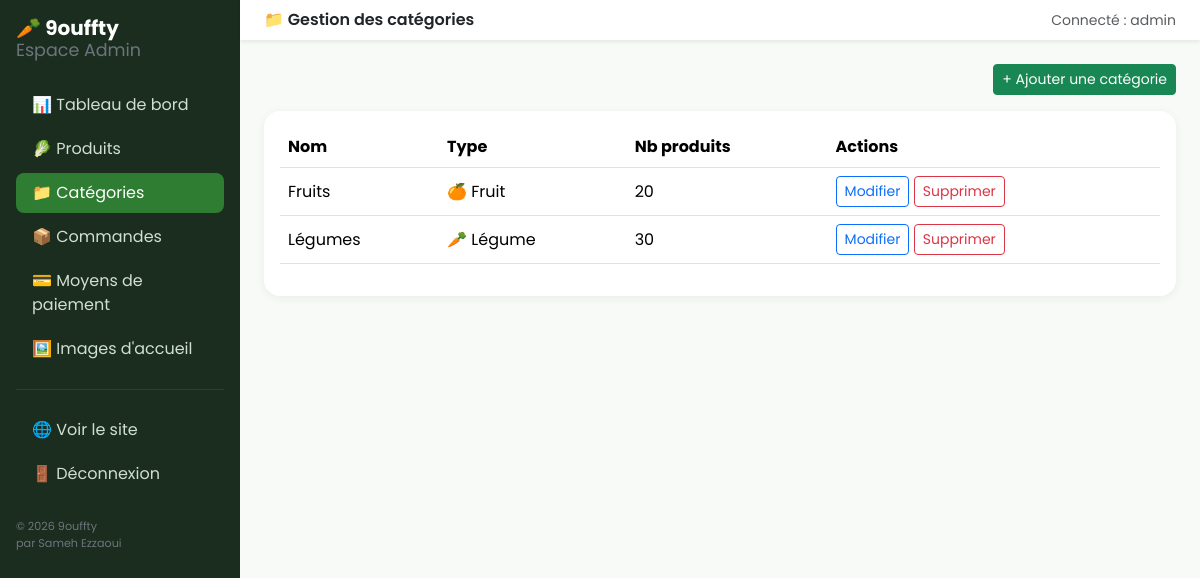
/gestion/categories/ (signed in), run on an earlier commit of the app's database.
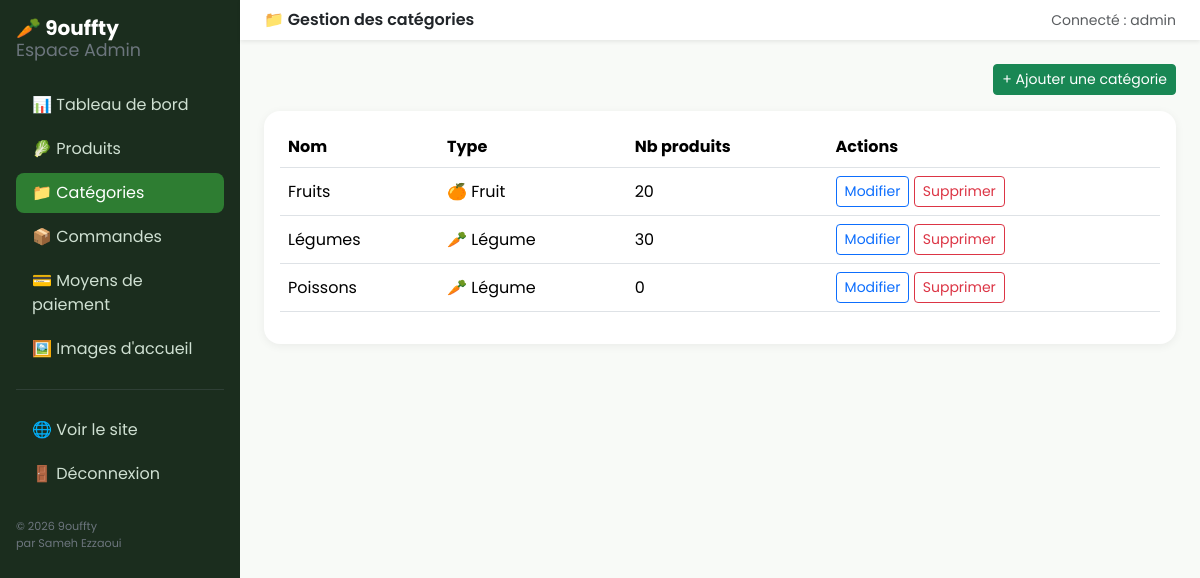
And on a later commit of the database.
### boutique/models.py (models this page shows, shortened)
class Categorie(models.Model):
    TYPE_CHOICES = [
        ('legume', 'Légume'),
        ('fruit', 'Fruit'),
        ('poisson', 'Poisson'),
        ('viande', 'Viande'),
        ('produit_laitier', 'Produit laitier'),
        ('epicerie', 'Épicerie'),
        ('autre', 'Autre'),
    ]
    nom = models.CharField(max_length=100, unique=True)
    slug = models.SlugField(max_length=110, unique=True)
    type_produit = models.CharField(max_length=20, choices=TYPE_CHOICES, default='legume')
    image = models.ImageField(upload_to='categories/', blank=True, null=True)
    class Meta:
        verbose_name = "Catégorie"
        verbose_name_plural = "Catégories"
        ordering = ['nom']

### dashboard/views.py (the view)
# urls.py: path('categories/', views.categories_liste, name='categories_liste'),
@login_required(login_url='dashboard:login')
@user_passes_test(est_staff, login_url='dashboard:login')
def categories_liste(request):
    categories = Categorie.objects.annotate(nb_produits=Count('produits'))
    return render(request, 'dashboard/categories_liste.html', {'categories': categories})

### boutique/context_processors.py (called while the page is built)
def types_categories(request):
    types_utilises = (
        Categorie.objects.values_list('type_produit', flat=True).distinct()
    )
    choices_dict = dict(Categorie.TYPE_CHOICES)
    types_disponibles = [
        (code, choices_dict.get(code, code)) for code in types_utilises
    ]
    types_disponibles.sort(key=lambda t: t[1])
    return {'types_produits_nav': types_disponibles}

### boutique/templatetags/boutique_extras.py (called while the page is built)
@register.filter
def emoji_type(type_produit):
    return EMOJIS.get(type_produit, '📦')

### dashboard/views.py (called while the page is built)
def est_staff(user):
    return user.is_active and user.is_staff

### templates/dashboard/categories_liste.html (shortened to what this page needs)
{% extends 'dashboard/base_dashboard.html' %}
{% load boutique_extras %}
{% block header %}📁 Gestion des catégories{% endblock %}
{% block dashboard_content %}
<div class="d-flex justify-content-end mb-3">
  <a href="{% url 'dashboard:categorie_ajouter' %}" class="btn btn-success btn-sm">+ Ajouter une catégorie</a>
</div>
<div class="card stat-card p-3">
  <div class="table-responsive">
    <table class="table align-middle">
      <thead><tr><th>Nom</th><th>Type</th><th>Nb produits</th><th>Actions</th></tr></thead>
      <tbody>
        {% for c in categories %}
        <tr>
          <td>{{ c.nom }}</td>
          <td>{{ c.type_produit|emoji_type }} {{ c.get_type_produit_display }}</td>
          <td>{{ c.nb_produits }}</td>
          <td>
            <a href="{% url 'dashboard:categorie_modifier' c.pk %}" class="btn btn-sm btn-outline-primary">Modifier</a>
            <a href="{% url 'dashboard:categorie_supprimer' c.pk %}" class="btn btn-sm btn-outline-danger">Supprimer</a>
          </td>
        </tr>
        {% empty %}
        <tr><td colspan="4" class="text-muted">Aucune catégorie.</td></tr>
        {% endfor %}
      </tbody>
    </table>
  </div>
</div>
{% endblock %}

### templates/dashboard/base_dashboard.html (shortened to what this page needs)
{% load static %}
<!DOCTYPE html>
<html lang="fr">
<head>
<link href="https://cdn.jsdelivr.net/npm/bootstrap@5.3.3/dist/css/bootstrap.min.css" rel="stylesheet">
<link rel="stylesheet" href="{% static 'css/style.css' %}">
</head>
<body>
<div class="d-flex">
  <div class="sidebar-dashboard p-3" style="width:240px; position:sticky; top:0; height:100vh;">
    <h2 class="h5 fw-bold text-white mb-4">🥕 9ouffty <span class="d-block small fw-normal text-secondary">Espace Admin</span></h2>
    <nav class="nav flex-column gap-1">
      <a class="nav-link {% if request.resolver_match.url_name == 'accueil' %}active{% endif %}" href="{% url 'dashboard:accueil' %}">📊 Tableau de bord</a>
      <a class="nav-link {% if 'produit' in request.resolver_match.url_name %}active{% endif %}" href="{% url 'dashboard:produits_liste' %}">🥬 Produits</a>
      <a class="nav-link {% if 'categorie' in request.resolver_match.url_name %}active{% endif %}" href="{% url 'dashboard:categories_liste' %}">📁 Catégories</a>
      <a class="nav-link {% if 'commande' in request.resolver_match.url_name %}active{% endif %}" href="{% url 'dashboard:commandes_liste' %}">📦 Commandes</a>
      <a class="nav-link {% if 'paiement' in request.resolver_match.url_name %}active{% endif %}" href="{% url 'dashboard:paiements_liste' %}">💳 Moyens de paiement</a>
      <a class="nav-link {% if 'slide' in request.resolver_match.url_name %}active{% endif %}" href="{% url 'dashboard:slides_liste' %}">🖼️ Images d'accueil</a>
      <hr class="text-secondary">
      <a class="nav-link" href="{% url 'boutique:accueil' %}" target="_blank">🌐 Voir le site</a>
      <a class="nav-link" href="{% url 'dashboard:logout' %}">🚪 Déconnexion</a>
    </nav>
    <p class="small text-secondary mt-4 mb-0" style="font-size:0.7rem;">© {% now "Y" %} 9ouffty<br>par Sameh Ezzaoui</p>
  </div>
  <div class="flex-grow-1">
    <nav class="navbar navbar-light bg-white shadow-sm px-4">
      <span class="fw-semibold">{% block header %}Tableau de bord{% endblock %}</span>
      <span class="text-muted small">Connecté : {{ request.user.username }}</span>
    </nav>
    <div class="p-4">
      {% block dashboard_content %}{% endblock %}
    </div>
  </div>
</div>
</body>
</html>

### static/css/style.css (style rules this page uses)
body { font-family: 'Poppins', sans-serif; background-color: #f8faf7; }
.sidebar-dashboard { min-height: 100vh; background: #1b2d1e; color: #e6ece7; }
.sidebar-dashboard a { color: #cfe0d2; text-decoration: none; }
.sidebar-dashboard a.active, .sidebar-dashboard a:hover { background: #2e7d32; color: #fff; border-radius: 8px; }
.stat-card { border-radius: 16px; border: none; box-shadow: 0 2px 10px rgba(0,0,0,.06); }

What changed in the data, as far as the page shows it:
added Categorie: nom "Poissons", type_produit|emoji_type "🥕", type_produit "Légume", nb_produits "0"
